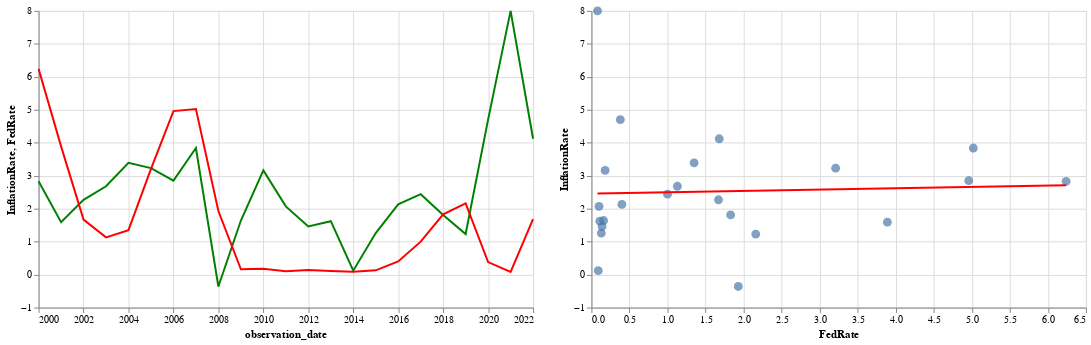

This figure's notebook cell:
### Code cell
# Create brush
new_brush = alt.selection_interval(encodings = ['x'])

# create correlation scatter with inflation and fed rates
scatter = alt.Chart(fedAinflation).mark_circle(size = 80).encode(
    x = "FedRate",
    y= "InflationRate",
    tooltip = ["InflationRate", "FedRate",'observation_date:T'],
).properties(
    width=600,
    height = 600
).transform_filter(
    new_brush
)

# create regression line
regression = scatter.transform_regression(
    'FedRate', 'InflationRate'
).mark_line(color = 'red')


# regression + correlation scatter
final = (scatter + regression).properties(
    width = 600,
    height = 600,
)

# create federal funds rate line
fed_line = alt.Chart(fedAinflation).mark_line(color = 'red').encode(
    x = "observation_date:T",
    y = "FedRate:Q",
    tooltip = ['observation_date:T','FedRate:Q']
)

# create adjusted inflation rate line
inflation_line = alt.Chart(fedAinflation).mark_line(color = 'green').encode(
    x = 'observation_date:T',
    y = "InflationRate:Q",
    tooltip = ['observation_date:T','InflationRate:Q'],
)

# inflation line + fed line over time final chart
timeSeries = (inflation_line + fed_line).properties(
    width = 500,
    height = 300
).add_params(
    new_brush
)
timeSeries | final.properties(
    width = 500,
    height = 300
)

### Figure 1 — Vega-Lite specification as saved in the notebook (floating-point values rounded to 4 significant figures)
{"config": {"view": {"continuousWidth": 300, "continuousHeight": 300}}, "hconcat": [{"layer": [{"mark": {"type": "line", "color": "green"}, "encoding": {"tooltip": [{"field": "observation_date", "type": "temporal"}, {"field": "InflationRate", "type": "quantitative"}], "x": {"field": "observation_date", "type": "temporal"}, "y": {"field": "InflationRate", "type": "quantitative"}}, "name": "view_8"}, {"mark": {"type": "line", "color": "red"}, "encoding": {"tooltip": [{"field": "observation_date", "type": "temporal"}, {"field": "FedRate", "type": "quantitative"}], "x": {"field": "observation_date", "type": "temporal"}, "y": {"field": "FedRate", "type": "quantitative"}}}], "height": 300, "width": 500}, {"layer": [{"mark": {"type": "circle", "size": 80}, "encoding": {"tooltip": [{"field": "InflationRate", "type": "quantitative"}, {"field": "FedRate", "type": "quantitative"}, {"field": "observation_date", "type": "temporal"}], "x": {"field": "FedRate", "type": "quantitative"}, "y": {"field": "InflationRate", "type": "quantitative"}}, "transform": [{"filter": {"param": "param_8"}}]}, {"mark": {"type": "line", "color": "red"}, "encoding": {"tooltip": [{"field": "InflationRate", "type": "quantitative"}, {"field": "FedRate", "type": "quantitative"}, {"field": "observation_date", "type": "temporal"}], "x": {"field": "FedRate", "type": "quantitative"}, "y": {"field": "InflationRate", "type": "quantitative"}}, "transform": [{"filter": {"param": "param_8"}}, {"on": "FedRate", "regression": "InflationRate"}]}], "height": 300, "width": 500}], "data": {"name": "data-5d159483fc532123e27b376ea89dd073"}, "params": [{"name": "param_8", "select": {"type": "interval", "encodings": ["x"]}, "views": ["view_8"]}], "$schema": "https://vega.github.io/schema/vega-lite/v5.20.1.json", "datasets": {"data-5d159483fc532123e27b376ea89dd073": [{"observation_date": "2000-01-01", "InflationRate": 2.83, "FedRate": 6.24}, {"observation_date": "2001-01-01", "InflationRate": 1.59, "FedRate": 3.89}, {"observation_date": "2002-01-01", "InflationRate": 2.27, "FedRate": 1.67}, {"observation_date": "2003-01-01", "InflationRate": 2.68, "FedRate": 1.13}, {"observation_date": "2004-01-01", "InflationRate": 3.39, "FedRate": 1.35}, {"observation_date": "2005-01-01", "InflationRate": 3.23, "FedRate": 3.21}, {"observation_date": "2006-01-01", "InflationRate": 2.85, "FedRate": 4.96}, {"observation_date": "2007-01-01", "InflationRate": 3.84, "FedRate": 5.02}, {"observation_date": "2008-01-01", "InflationRate": -0.36, "FedRate": 1.93}, {"observation_date": "2009-01-01", "InflationRate": 1.64, "FedRate": 0.16}, {"observation_date": "2010-01-01", "InflationRate": 3.16, "FedRate": 0.18}, {"observation_date": "2011-01-01", "InflationRate": 2.07, "FedRate": 0.1}, {"observation_date": "2012-01-01", "InflationRate": 1.46, "FedRate": 0.14}, {"observation_date": "2013-01-01", "InflationRate": 1.62, "FedRate": 0.11}, {"observation_date": "2014-01-01", "InflationRate": 0.12, "FedRate": 0.09}, {"observation_date": "2015-01-01", "InflationRate": 1.26, "FedRate": 0.13}, {"observation_date": "2016-01-01", "InflationRate": 2.13, "FedRate": 0.4}, {"observation_date": "2017-01-01", "InflationRate": 2.44, "FedRate": 1.0}, {"observation_date": "2018-01-01", "InflationRate": 1.81, "FedRate": 1.83}, {"observation_date": "2019-01-01", "InflationRate": 1.23, "FedRate": 2.16}, {"observation_date": "2020-01-01", "InflationRate": 4.7, "FedRate": 0.38}, {"observation_date": "2021-01-01", "InflationRate": 8.0, "FedRate": 0.08}, {"observation_date": "2022-01-01", "InflationRate": 4.12, "FedRate": 1.68}]}}
